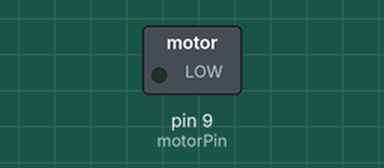
Bench run of a sketch on a simulated Arduino Uno, built with avr-gcc and run on an emulated ATmega328P. Parts: switched loads named in the sketch (green lamp = pin HIGH).

Above: at 0.05 s.
At 4.85 s:
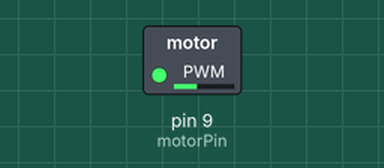
At 8.45 s:
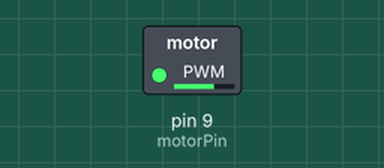
At 16.95 s:
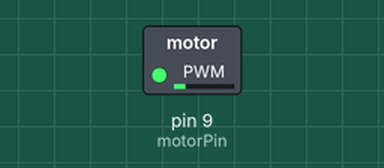
Timing chart, 0 to 23.3 s (numbered marks = the images above):
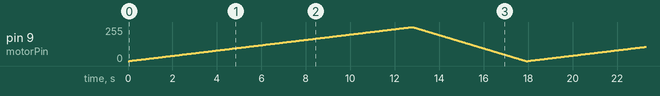

The sketch:

circ_03_motor.ino
```cpp
int motorPin = 9;

void setup() {
  pinMode(motorPin, OUTPUT);
}

void loop() {
  //motorOnThenOff();
  //motorOnThenOffWithSpeed();
  motorOnnThenOffWithAccelleration();
}

void motorOnThenOff() {
  int onTime = 2500;
  int offTime = 1500;

  digitalWrite(motorPin, HIGH);
  delay(onTime);
  digitalWrite(motorPin, LOW);
  delay(offTime);
}

void motorOnThenOffWithSpeed() {
  int onTime = 2500;
  int offTime = 1500;

  int onSpeed = 200;
  int offSpeed = 50;

  analogWrite(motorPin, onSpeed);
  delay(onTime);
  analogWrite(motorPin, offSpeed);
  delay(offTime);
}

void motorOnnThenOffWithAccelleration() {
  int onTime = 2500;
  int offTime = 1500;

  int stepTimeUp = 50;
  int stepTimeDown = 20;

  for (int i = 0; i < 256; i++) {
    analogWrite(motorPin, i);
    delay(stepTimeUp);
  }

  for (int i = 255; i >= 0; i--) {
    analogWrite(motorPin, i);
    delay(stepTimeDown);
  }
}
```
